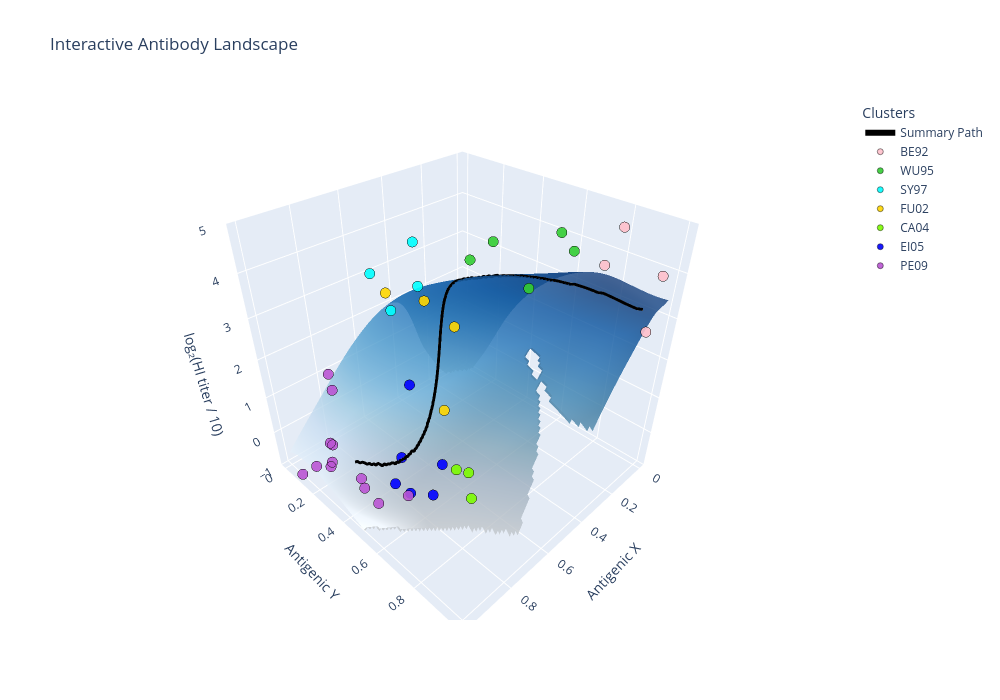

Notebook source saved alongside this figure:
### Code cell
def plot3d_antibody_surface(X,Y,Z,GRID_SIZE,landscape_z,x_range,y_range,x_smooth,y_smooth):

    ### Step 1: Calculate Z values for the surface and the summary path

    # -- Surface Z values (masked where Z <= -1)
    masked_z = np.where(landscape_z <= -1, np.nan, landscape_z)

    # Create facecolors from the colormap, handling NaNs with transparency
    facecolors = plt.cm.Blues(
        (masked_z - np.nanmin(masked_z)) / (np.nanmax(masked_z) - np.nanmin(masked_z))
    )
    facecolors[np.isnan(masked_z)] = (1, 1, 1, 0)  # Transparent for invalid values

    # -- Summary path Z values (interpolated from grid)
    x_idx_path = np.searchsorted(x_range, x_smooth) - 1
    y_idx_path = np.searchsorted(y_range, y_smooth) - 1
    x_idx_path = np.clip(x_idx_path, 0, landscape_z.shape[1] - 1)
    y_idx_path = np.clip(y_idx_path, 0, landscape_z.shape[0] - 1)
    z_path = landscape_z[y_idx_path, x_idx_path]

    # Mask invalid path points
    valid_mask = ~np.isnan(z_path)
    x_path_valid = x_smooth[valid_mask]
    y_path_valid = y_smooth[valid_mask]
    z_path_valid = z_path[valid_mask]


    ### Step 2: Calculate surface Z values at data points and transparency

    # Grid indices of (X, Y) sample locations
    x_idx = np.searchsorted(x_range, X) - 1
    y_idx = np.searchsorted(y_range, Y) - 1
    x_idx = np.clip(x_idx, 0, GRID_SIZE - 1)
    y_idx = np.clip(y_idx, 0, GRID_SIZE - 1)

    # Get Z values from surface at those indices
    Z_surf_at_data = landscape_z[y_idx, x_idx]  # Note: row first (Y), column second (X)

    # Compute alpha values: fade if below surface
    alpha_vals = np.where(Z < Z_surf_at_data, 0.3, 1)


    # --- Matplotlib 3D surface plot ---
    fig = plt.figure(figsize=(12, 6))
    ax = fig.add_subplot(111, projection='3d')

    ax.plot_surface(xj, yj, masked_z, color='lightgray', rstride=1, cstride=1,
                    linewidth=0.1, antialiased=True, edgecolor='k', alpha=0.6, zorder=1)

    for x, y, z in zip(X, Y, Z):
        ax.plot([x, x], [y, y], [-1, z], color='gray', linewidth=1, alpha=1, zorder=2)

    for xi, yi, zi, ci, ai in zip(X, Y, Z, C, alpha_vals):
        ax.scatter(xi, yi, zi, color=ci, edgecolors='black', linewidths=0.6, alpha=ai,
                   s=60, depthshade=False, zorder=3)

    ax.plot(x_path_valid, y_path_valid, z_path_valid, color='black', linewidth=3,
            label='Summary Path', zorder=4)

    ax.set_zlabel('log₂(HI titer / 10)', labelpad=15, fontsize=12)
    ax.set_zlim(-1, Z.max())
    ax.set_xticks([])
    ax.set_yticks([])
    ax.view_init(elev=30, azim=255)
    ax.get_proj = lambda: np.dot(Axes3D.get_proj(ax), np.diag([1, 1.01, 1, 1]))
    ax.set_box_aspect(aspect=(3, 1, 1.5), zoom=1.2)

    plt.tight_layout()
    plt.show()

    # --- Plotly Interactive 3D Surface ---
    z_path_valid_3d = np.clip(z_path_valid, -1, z_path_valid.max())
    surface = go.Surface(
        x=xj,
        y=yj,
        z=masked_z,
        colorscale='Blues',
        showscale=False,
        opacity=0.8,
        cmin=np.nanmin(masked_z),
        cmax=np.nanmax(masked_z),
        name='Surface'
    )

    summary_path = go.Scatter3d(
        x=x_path_valid,
        y=y_path_valid,
        z=z_path_valid_3d,
        mode='lines',
        line=dict(color='black', width=6),
        name='Summary Path'
    )

    cluster_traces = []
    for cluster in unique_clusters:
        cluster_idx = cluster_label == cluster
        trace = go.Scatter3d(
            x=X[cluster_idx],
            y=Y[cluster_idx],
            z=Z[cluster_idx],
            mode='markers',
            marker=dict(
                size=6,
                color=color_map[cluster],
                line=dict(color='black', width=0.5),
                opacity=0.9
            ),
            name=f'{cluster}'
        )
        cluster_traces.append(trace)

    fig = go.Figure(data=[surface, summary_path] + cluster_traces)
    fig.update_layout(
        title='Interactive Antibody Landscape',
        scene=dict(
            xaxis_title='Antigenic X',
            yaxis_title='Antigenic Y',
            zaxis_title='log₂(HI titer / 10)',
            zaxis=dict(range=[-1, Z.max()])
        ),
        width=1000,
        height=700,
        legend=dict(title='Clusters')
    )

    fig.show()


    return masked_z,x_path_valid,y_path_valid,z_path_valid

masked_z,x_path_valid,y_path_valid,z_path_valid=plot3d_antibody_surface(X,Y,Z,GRID_SIZE,landscape_z,x_range,y_range,x_smooth,y_smooth)

### Figure 1 — Plotly figure (JSON) as saved in the notebook; plotly's stock layout.template omitted (floating-point values rounded to 4 significant figures; data arrays with more than 128 entries replaced by an {"elided": "..."} marker saying what was removed)
{"data": [{"cmax": 3.495, "cmin": -0.9986, "colorscale": [[0, "rgb(247,251,255)"], [0.125, "rgb(222,235,247)"], [0.25, "rgb(198,219,239)"], [0.375, "rgb(158,202,225)"], [0.5, "rgb(107,174,214)"], [0.625, "rgb(66,146,198)"], [0.75, "rgb(33,113,181)"], [0.875, "rgb(8,81,156)"], [1, "rgb(8,48,107)"]], "name": "Surface", "opacity": 0.8, "showscale": false, "type": "surface", "x": {"elided": "100x100 float values"}, "y": {"elided": "100x100 float values"}, "z": {"elided": "100x100 float values"}}, {"line": {"color": "black", "width": 6}, "mode": "lines", "name": "Summary Path", "type": "scatter3d", "x": {"elided": "200 float values"}, "y": {"elided": "200 float values"}, "z": {"elided": "200 float values"}}, {"marker": {"color": "purple", "line": {"color": "black", "width": 0.5}, "opacity": 0.9, "size": 6}, "mode": "markers", "name": "HK68", "type": "scatter3d", "x": [], "y": [], "z": []}, {"marker": {"color": "mediumseagreen", "line": {"color": "black", "width": 0.5}, "opacity": 0.9, "size": 6}, "mode": "markers", "name": "EN72", "type": "scatter3d", "x": [], "y": [], "z": []}, {"marker": {"color": "khaki", "line": {"color": "black", "width": 0.5}, "opacity": 0.9, "size": 6}, "mode": "markers", "name": "VI75", "type": "scatter3d", "x": [], "y": [], "z": []}, {"marker": {"color": "saddlebrown", "line": {"color": "black", "width": 0.5}, "opacity": 0.9, "size": 6}, "mode": "markers", "name": "TX77", "type": "scatter3d", "x": [], "y": [], "z": []}, {"marker": {"color": "darkgreen", "line": {"color": "black", "width": 0.5}, "opacity": 0.9, "size": 6}, "mode": "markers", "name": "BK79", "type": "scatter3d", "x": [], "y": [], "z": []}, {"marker": {"color": "navy", "line": {"color": "black", "width": 0.5}, "opacity": 0.9, "size": 6}, "mode": "markers", "name": "SI87", "type": "scatter3d", "x": [], "y": [], "z": []}, {"marker": {"color": "red", "line": {"color": "black", "width": 0.5}, "opacity": 0.9, "size": 6}, "mode": "markers", "name": "BE89", "type": "scatter3d", "x": [], "y": [], "z": []}, {"marker": {"color": "pink", "line": {"color": "black", "width": 0.5}, "opacity": 0.9, "size": 6}, "mode": "markers", "name": "BE92", "type": "scatter3d", "x": [0.1138, 0.1211, 0.1598, 0.04352], "y": [0.8006, 1, 0.8793, 0.9832], "z": [4, 3, 5, 4]}, {"marker": {"color": "limegreen", "line": {"color": "black", "width": 0.5}, "opacity": 0.9, "size": 6}, "mode": "markers", "name": "WU95", "type": "scatter3d", "x": [0, 0.2429, 0.1524, 0.1668, 0.09717], "y": [0.5297, 0.4013, 0.1953, 0.5219, 0.6602], "z": [4, 4, 3, 3, 4]}, {"marker": {"color": "cyan", "line": {"color": "black", "width": 0.5}, "opacity": 0.9, "size": 6}, "mode": "markers", "name": "SY97", "type": "scatter3d", "x": [0.4542, 0.4543, 0.459, 0.5181], "y": [0.1935, 0.2116, 0.04065, 0], "z": [4, 3, 2, 3]}, {"marker": {"color": "gold", "line": {"color": "black", "width": 0.5}, "opacity": 0.9, "size": 6}, "mode": "markers", "name": "FU02", "type": "scatter3d", "x": [0.5735, 0.5573, 0.5115, 0.6011], "y": [0.1646, 0.5174, 0.3115, 0.504], "z": [3, 3, 3, 1]}, {"marker": {"color": "lawngreen", "line": {"color": "black", "width": 0.5}, "opacity": 0.9, "size": 6}, "mode": "markers", "name": "CA04", "type": "scatter3d", "x": [0.6071, 0.6619, 0.6408], "y": [0.6561, 0.6292, 0.6727], "z": [-1, 0, 0]}, {"marker": {"color": "blue", "line": {"color": "black", "width": 0.5}, "opacity": 0.9, "size": 6}, "mode": "markers", "name": "EI05", "type": "scatter3d", "x": [0.8677, 0.6801, 0.7007, 0.736, 0.764, 0.7573], "y": [0.5232, 0.5725, 0.5369, 0.4753, 0.4359, 0.467], "z": [0, 0, -1, 2, 0, -1]}, {"marker": {"color": "mediumorchid", "line": {"color": "black", "width": 0.5}, "opacity": 0.9, "size": 6}, "mode": "markers", "name": "PE09", "type": "scatter3d", "x": [0.9395, 0.96, 1, 0.8793, 0.7721, 0.9823, 0.9093, 0.9347, 0.9086, 0.965, 0.8987, 0.9434], "y": [0.4154, 0.4613, 0.07815, 0.4193, 0.4709, 0.2856, 0.1773, 0.07985, 0.1926, 0.2697, 0.2239, 0.31], "z": [0, 0, -1, -1, -1, 0, 0, -1, 0, 0, 2, 2]}], "layout": {"height": 700, "legend": {"title": {"text": "Clusters"}}, "scene": {"xaxis": {"title": {"text": "Antigenic X"}}, "yaxis": {"title": {"text": "Antigenic Y"}}, "zaxis": {"range": [-1, 5], "title": {"text": "log₂(HI titer / 10)"}}}, "title": {"text": "Interactive Antibody Landscape"}, "width": 1000}}
